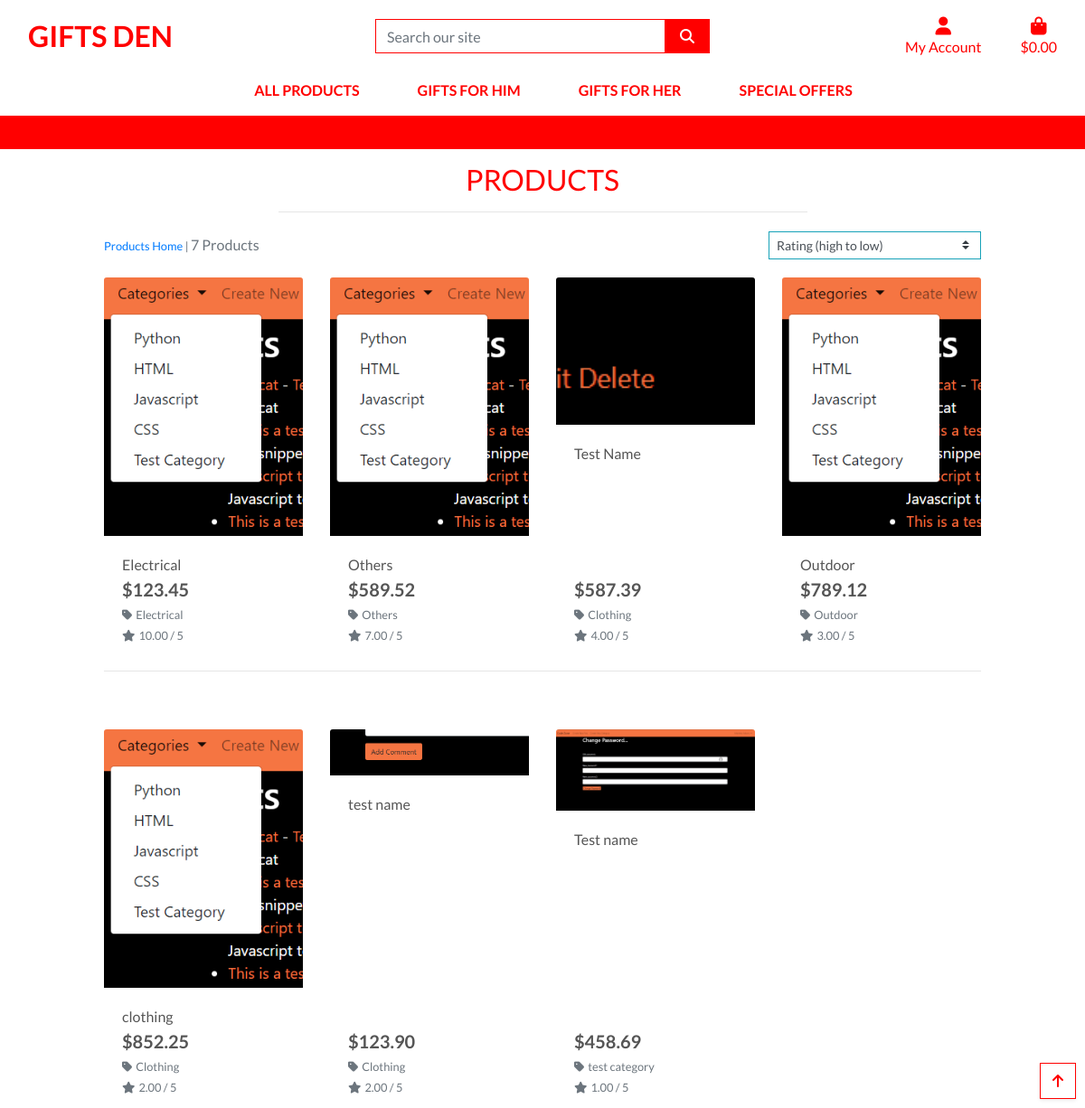
Page /products/?sort=rating&direction=desc on the committed database.
### products/models.py (models this page shows, shortened)
class Product(models.Model):
    Category = models.ForeignKey(
        'Category', null=True, blank=True, on_delete=models.SET_NULL)
    sku = models.CharField(max_length=254, null=True, blank=True)
    name = models.CharField(max_length=254)
    description = models.TextField()
    has_sizes = models.BooleanField(default=False, null=True, blank=True)
    price = models.DecimalField(max_digits=6, decimal_places=2)
    rating = models.DecimalField(
        max_digits=6, decimal_places=2, null=True, blank=True)
    image_url = models.URLField(max_length=1024, null=True, blank=True)
    image = models.ImageField(null=True, blank=True)

class Category(models.Model):
    class Meta:
        verbose_name_plural = 'Categories'
    name = models.CharField(max_length=254)
    friendly_name = models.CharField(max_length=254, null=True, blank=True)

### products/views.py (the view, shortened to what this page needs)
# urls.py: path('', views.all_products, name='products'),
def all_products(request):
    products = Product.objects.all()
    query = None
    categories = None
    sort = None
    direction = None
    if request.GET:
        if 'sort' in request.GET:
            sortkey = request.GET['sort']
            sort = sortkey
            if sortkey == 'name':
                sortkey = 'lower_name'
                products = products.annotate(lower_name=Lower('name'))
            if sortkey == 'Category':
                sortkey = 'Category__name'
            if 'direction' in request.GET:
                direction = request.GET['direction']
                if direction == 'desc':
                    sortkey = f'-{sortkey}'
            products = products.order_by(sortkey)
        if 'Category' in request.GET:
            categories = request.GET['Category'].split(',')
            products = products.filter(Category__name__in=categories)
            categories = Category.objects.filter(name__in=categories)
    current_sorting = f'{sort}_{direction}'
    context = {
        'products': products,
        'search_term': query,
        'current_categories': categories,
        'current_sorting': current_sorting,
    }
    return render(request, 'products/products.html', context)

### bag/contexts.py (called while the page is built, shortened)
def bag_contents(request):
    bag_items = []
    total = 0
    product_count = 0
    bag = request.session.get('bag', {})
    if total < settings.FREE_DELIVERY_THRESHOLD:
        delivery = total * Decimal(settings.STANDARD_DELIVERY_PERCENTAGE / 100)
        free_delivery_delta = settings.FREE_DELIVERY_THRESHOLD - total
    else:
        delivery = 0
        free_delivery_delta = 0
    grand_total = delivery + total
    context = {
        'bag_items': bag_items,
        'total': total,
        'product_count': product_count,
        'delivery': delivery,
        'free_delivery_delta': free_delivery_delta,
        'free_delivery_threshold': settings.FREE_DELIVERY_THRESHOLD,
        'grand_total': grand_total,
    }
    return context

### products/templates/products/products.html (shortened to what this page needs)
{% extends "base.html" %}
{% load static %}
{% block page_header %}
<div class="container header-container">
</div>
{% endblock %}
{% block content %}
<div class="overlay"></div>
<div class="container-fluid">
    <div class="row">
        <div class="col text-center mt-3">
            <h2 class="logo-font">Products</h2>
            <hr class="w-50 mb-1">
        </div>
    </div>
    <div class="row">
        <div class="product-container col-10 offset-1">
            <div class="row mt-1 mb-2">
                <div class="col-12 col-md-6 my-auto order-md-last d-flex justify-content-center justify-content-md-end">
                    <div class="sort-select-wrapper w-50">
                        <select id="sort-selector"
                            class="custom-select custom-select-sm rounded-0 border border-{% if current_sorting != 'None_None' %}info{% else %}black{% endif %}">
                            <option value="rating_desc" {% if current_sorting == 'rating_desc' %}selected{% endif %}>
                                Rating (high to low)</option>
                        </select>
                    </div>
                </div>
                <div class="col-12 col-md-6 order-md-first">
                    <p class="text-muted mt-3 text-center text-md-left">
                        {% if search_term or current_categories or current_sorting != 'None_None' %}
                        <span class="small"><a href="{% url 'products' %}">Products Home</a> | </span>
                        {% endif %}
                        {{ products|length }} Products
                    </p>
                </div>
            </div>
            <div class="row">
                {% for product in products %}
                <div class="col-sm-6 col-md-6 col-lg-4 col-xl-3">
                    <div class="card h-100 border-0">
                        {% if product.image %}
                        <a href="{% url 'product_detail' product.id %}">
                            <img class="card-img-top img-fluid" src="{{ product.image.url }}" alt="{{ product.name }}">
                        </a>
                        {% else %}
                        <a href="{% url 'product_detail' product.id %}">
                            <img class="card-img-top img-fluid" src="{{ MEDIA_URL }}noimage.png"
                                alt="{{ product.name }}">
                        </a>
                        {% endif %}
                        <div class="card-body pb-0">
                            <p class="mb-0">{{ product.name }}</p>
                        </div>
                        <div class="card-footer bg-white pt-0 border-0 text-left">
                            <div class="row">
                                <div class="col">
                                    <p class="lead mb-0 text-left font-weight-bold">${{ product.price }}</p>
                                    {% if product.Category %}
                                    <p class="small mt-1 mb-0">
                                        <a class="text-muted"
                                            href="{% url 'products' %}?Category={{ product.Category.name }}">
                                            <i class="fas fa-tag mr-1"></i>{{ product.Category.friendly_name }}
                                        </a>
                                    </p>
                                    {% endif %}
                                    {% if product.rating %}
                                    <small class="text-muted"><i class="fas fa-star mr-1"></i>{{ product.rating }} /
                                        5</small>
                                    {% else %}
                                    <small class="text-muted">No Rating</small>
                                    {% endif %}
                                </div>
                            </div>
                        </div>
                    </div>
                </div>
                {% if forloop.counter|divisibleby:4 %}
                <div class="col-12 d-none d-xl-block mb-5">
                    <hr>
                </div>
                {% endif %}
                {% endfor %}
            </div>
        </div>
    </div>
</div>
<div class="btt-button shadow-sm rounded-0 border border-black">
    <a class="btt-link d-flex h-100">
        <i class="fas fa-arrow-up text-black mx-auto my-auto"></i>
    </a>
</div>
{% endblock %}

### templates/base.html (shortened to what this page needs)
{% load static %}
<!doctype html>
<html lang="en">
<head>
    {% block corecss %}
    <link rel="stylesheet" href="https://stackpath.bootstrapcdn.com/bootstrap/4.4.1/css/bootstrap.min.css"
>
    <link rel="stylesheet" href="{% static 'css/base.css' %}">
    {% endblock %}
</head>
<body>
    <header class="container-fluid fixed-top">
        <div id="topnav" class="row bg-white pt-lg-2 d-none d-lg-flex">
            <div class="col-12 col-lg-4 my-auto py-1 py-lg-0 text-center text-lg-left">
                <a href="{% url 'home' %}" class="nav-link main-logo-link">
                    <h2 class="logo-font text-black my-0"><strong>Gifts Den</strong></h2>
                </a>
            </div>
            <div class="col-12 col-lg-4 my-auto py-1 py-lg-0">
                <form method="GET" action="{% url 'products' %}">
                    <div class="input-group w-100">
                        <input class="form-control border border-black rounded-0" type="text" name="q"
                            placeholder="Search our site">
                        <div class="input-group-append">
                            <button class="form-control btn btn-red border border-black rounded-0" type="submit">
                                <span class="icon">
                                    <i class="fas fa-search"></i>
                                </span>
                            </button>
                        </div>
                    </div>
                </form>
            </div>
            <div class="col-12 col-lg-4 my-auto py-1 py-lg-0">
                <ul class="list-inline list-unstyled text-center text-lg-right my-0">
                    <li class="list-inline-item dropdown">
                        <a class="text-black nav-link" href="#" id="user-options" data-toggle="dropdown"
                            aria-haspopup="true" aria-expanded="false">
                            <div class="text-center">
                                <div><i class="fas fa-user fa-lg"></i></div>
                                <p class="my-0">My Account</p>
                            </div>
                        </a>
                    </li>
                    <li class="list-inline-item">
                        <a class="{% if grand_total %}text-info font-weight-bold{% else %}text-black{% endif %} nav-link"
                            href="{% url 'view_bag' %}">
                            <div class="text-center">
                                <div><i class="fas fa-shopping-bag fa-lg"></i></div>
                                <p class="my-0">
                                    {% if grand_total %}
                                    ${{ grand_total|floatformat:2 }}
                                    {% else %}
                                    $0.00
                                    {% endif %}
                                </p>
                            </div>
                        </a>
                    </li>
                </ul>
            </div>
        </div>
        <div class="row bg-white">
            <nav class="navbar navbar-expand-lg navbar-light w-100">
                {% include 'includes/main-nav.html' %}
            </nav>
        </div>
        <div id="delivery-banner" class="row text-center">
            <div class="col bg-black text-white">
                <h4 class="logo-font my-1">Free delivery on orders over ${{ free_delivery_threshold }}!</h4>
            </div>
        </div>
    </header>
    {% block page_header %}
    {% endblock %}
    {% block content %}
    {% endblock %}
</body>
</html>

### templates/includes/main-nav.html (shortened to what this page needs)
<div class="collapse navbar-collapse" id="main-nav">
    <ul class="navbar-nav w-auto mx-auto">
        <li class="nav-item dropdown">
            <a class="logo-font font-weight-bold nav-link text-black mr-5" href="#" id="all-products-link"
                data-toggle="dropdown" aria-haspopup="true" aria-expanded="false">
                All Products
            </a>
        </li>
        <li class="nav-item dropdown">
            <a class="logo-font font-weight-bold nav-link text-black mr-5" href="#" id="gifts-for-him-link"
                data-toggle="dropdown" aria-haspopup="true" aria-expanded="false">
                Gifts for him
            </a>
        </li>
        <li class="nav-item dropdown">
            <a class="logo-font font-weight-bold nav-link text-black mr-5" href="#" id="gifts-for-her-link"
                data-toggle="dropdown" aria-haspopup="true" aria-expanded="false">
                Gifts for her
            </a>
        </li>
        <li class="nav-item dropdown">
            <a class="logo-font font-weight-bold nav-link text-black" href="#" id="specials-link" data-toggle="dropdown"
                aria-haspopup="true" aria-expanded="false">
                Special Offers
            </a>
        </li>
    </ul>
</div>

### static/css/base.css (style rules this page uses)
html { height: 100%; }
body { background: url('/media/homepage_background_cropped.jpg') no-repeat center center fixed; background-size: cover; height: calc(100vh - 164px); color: #555; font-family: 'Lato'; }
.icon { align-items: center; display: inline-flex; justify-content: center; height: 1.5rem; width: 1.5rem; }
.logo-font { text-transform: uppercase; color: red; }
.main-logo-link { width: fit-content; }
.btn-red { background: red; color: white; }
.text-black { color: red !important; }
.border-black { border: 1px solid red !important; }
.bg-black { background: red !important; }
.overlay { height: 100%; width: 100%; top: 0; left:0; position: fixed; background: white; z-index: -1; }
.btt-button { height:40px; position:fixed; width: 40px; bottom: 10px; right: 10px; }
.btt-link, .update-link, .remove-item { cursor: pointer; }
@media (min-width: 1200px) { .container { max-width: 80%; } }
@media (min-width: 992px) { .header-container { padding-top: 164px; } }

### rows in the picture
Product: image (picture), name "Electrical", price "123.45", Category.friendly_name "Electrical", rating "10.00"
Product: image (picture), name "Others", price "589.52", Category.friendly_name "Others", rating "7.00"
Product: image (picture), name "Test Name", price "587.39", Category.friendly_name "Clothing", rating "4.00"
Product: image (picture), name "Outdoor", price "789.12", Category.friendly_name "Outdoor", rating "3.00"
Product: image (picture), name "clothing", price "852.25", Category.friendly_name "Clothing", rating "2.00"
Product: image (picture), name "test name", price "123.90", Category.friendly_name "Clothing", rating "2.00"
Product: image (picture), name "Test name", price "458.69", Category.friendly_name "test category", rating "1.00"

### other values in the picture
{{ products|length }} "7"
